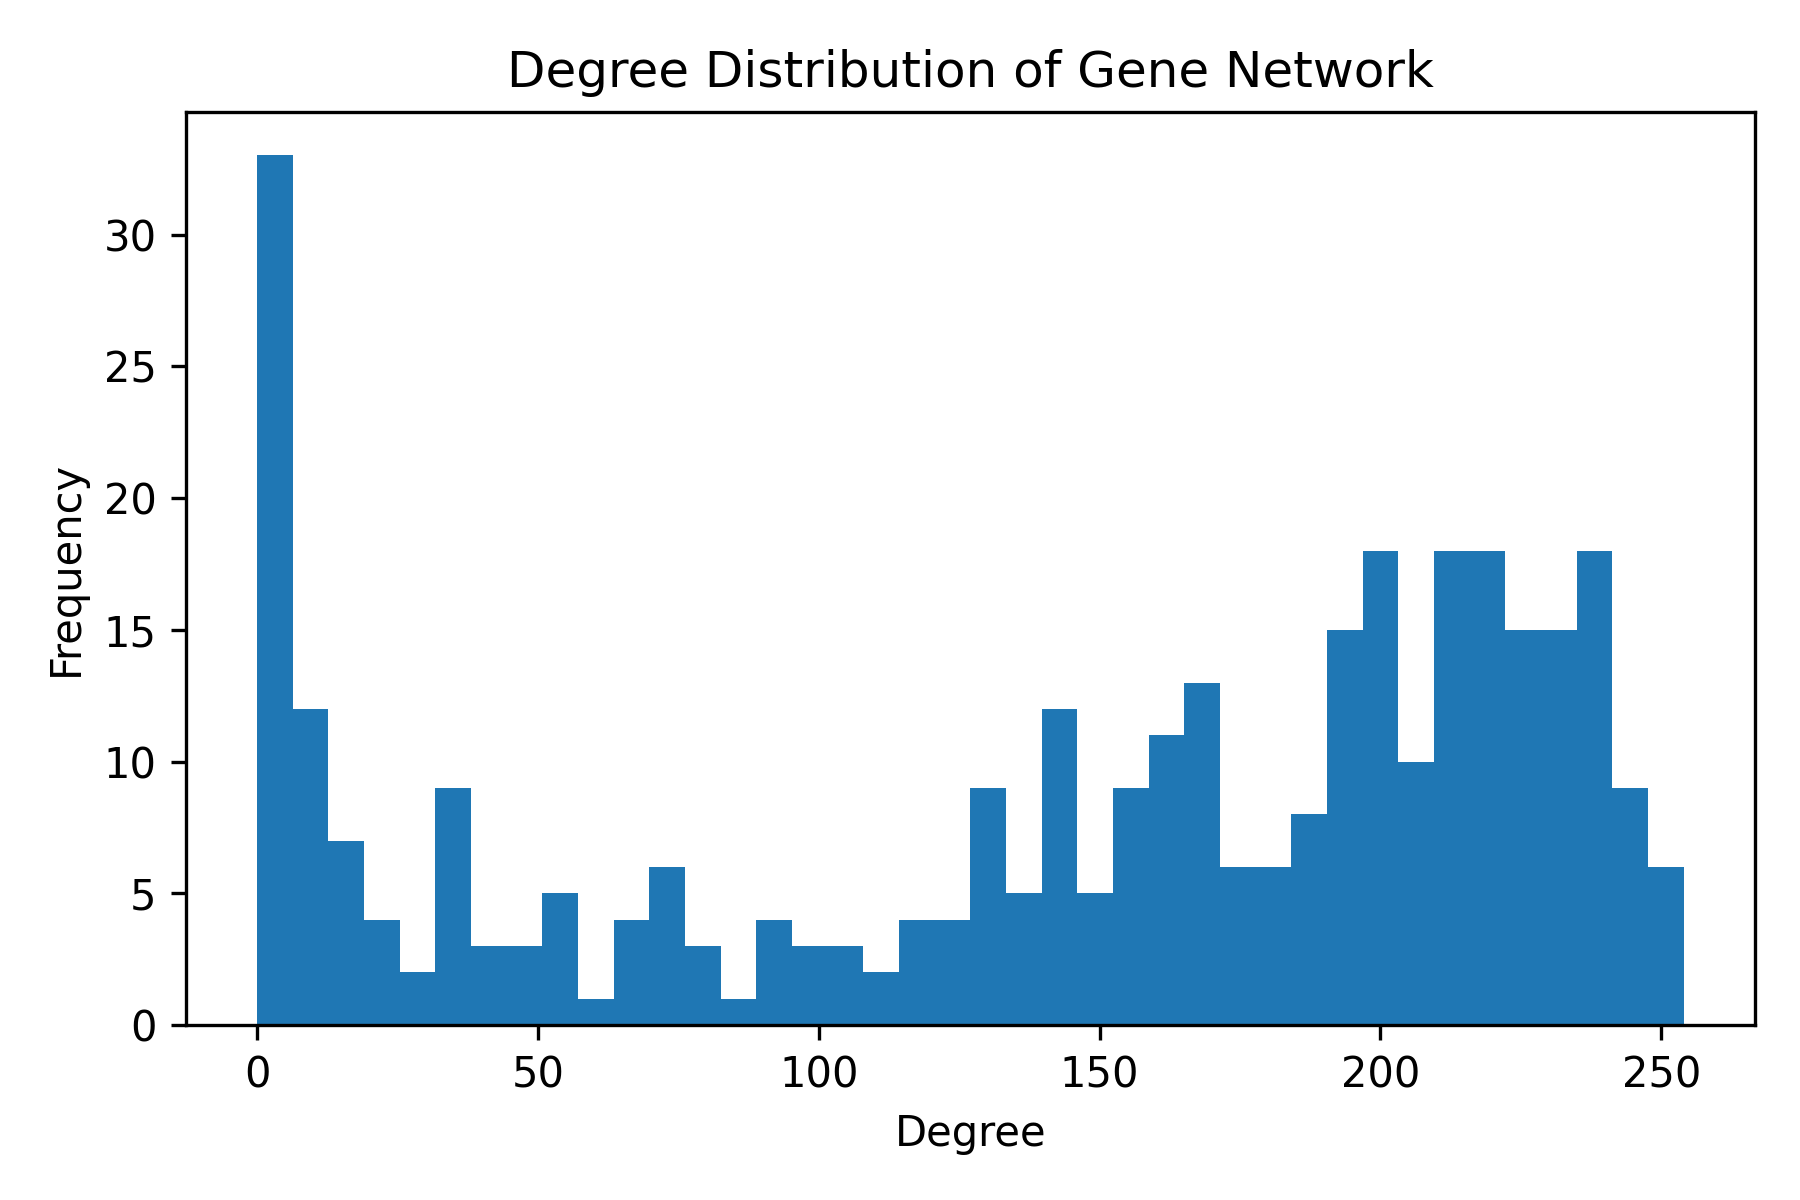

Python code for this plot:
import pandas as pd
import matplotlib.pyplot as plt

adj = pd.read_csv("11.adjacency_matrix.csv", index_col=0)
degree = adj.sum(axis=1)

plt.figure(figsize=(6,4))
plt.hist(degree, bins=40)
plt.xlabel("Degree")
plt.ylabel("Frequency")
plt.title("Degree Distribution of Gene Network")
plt.tight_layout()
plt.savefig("degree_distribution.png", dpi=300)
plt.show()
